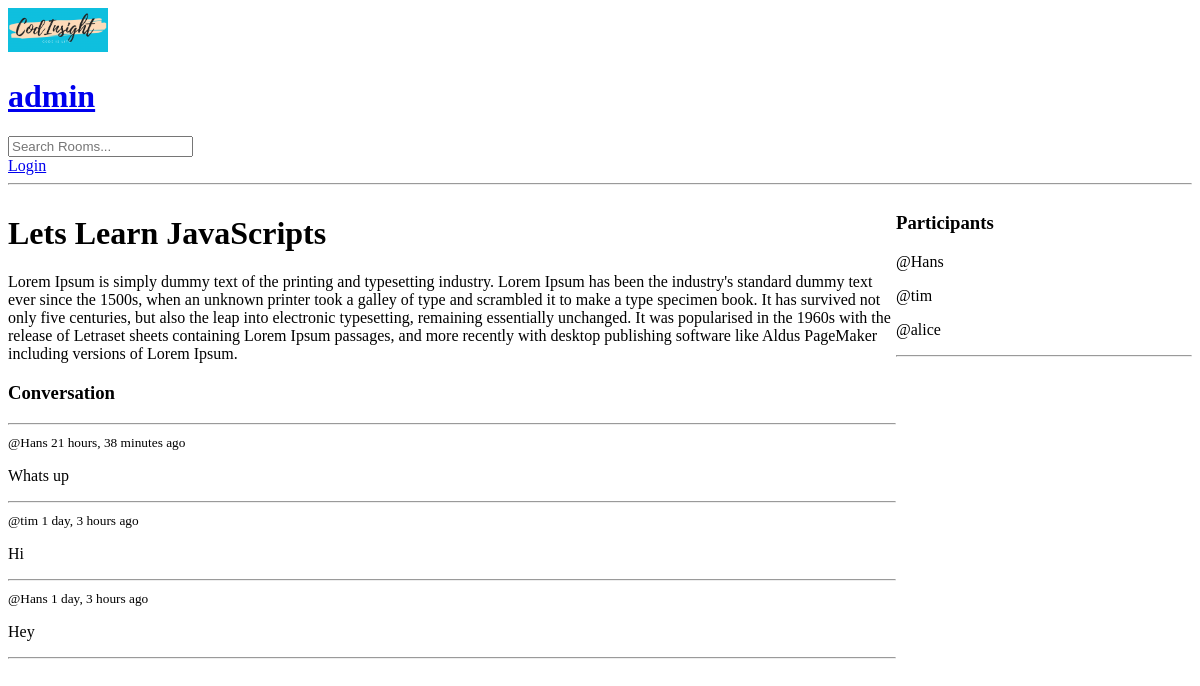
Page /room/1/ on the earlier database version.
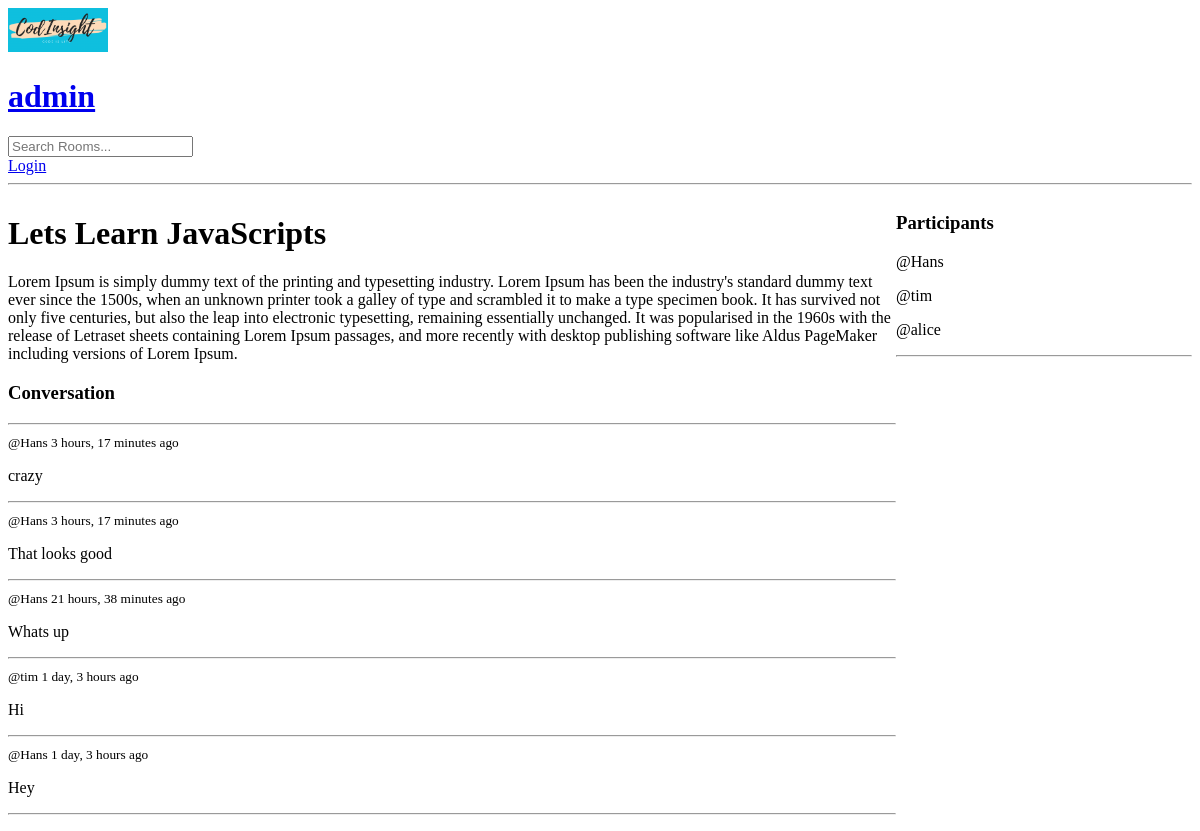
Same page on the later database version.
### base/models.py (models this page shows, shortened)
class Message(models.Model):
    user = models.ForeignKey(User, on_delete=models.CASCADE)
    room = models.ForeignKey(Room, on_delete=models.CASCADE)
    body = models.TextField()
    updated = models.DateTimeField(auto_now=True)
    created = models.DateTimeField(auto_now_add=True)
    class Meta:
        ordering = ['-updated', '-created']

### base/views.py (the view, shortened to what this page needs)
# urls.py: path('room/<str:pk>/', views.room, name="room"),
def room(request, pk):
    room = Room.objects.get(id=pk)
    room_messages = room.message_set.all().order_by('-created')
    participants = room.participants.all()
    context = {'room': room,
               'room_messages': room_messages,
               'participants': participants}
    return render(request, 'base/room.html', context)

### base/templates/base/room.html (shortened to what this page needs)
{% extends 'main.html' %}
    {% block content %}
    <div class="room-container">
        <div>
            <h1>{{room.name}}</h1>
            <p>{{room.description}}</p>
            <div class="comment-wrapper">
                <h3>Conversation</h3>
                <hr>
                {% for message in room_messages%}
                <div>
                    <small>@{{message.user}} {{message.created|timesince}} ago</small>
                    <p>{{message.body}}</p>
                    <hr>
                </div>
                {% endfor %}
            </div>
        </div>
        <div>
            <h3>Participants</h3>
            {% for participant in participants%}
            <p>@{{participant}}</p>
            {%endfor%}
            <hr>
        </div>
    </div>
    {% endblock %}

Differences in the rows shown:
added Message: user "Hans", created "3 hours, 17 minutes", body "crazy"
added Message: user "Hans", created "3 hours, 17 minutes", body "That looks good"
